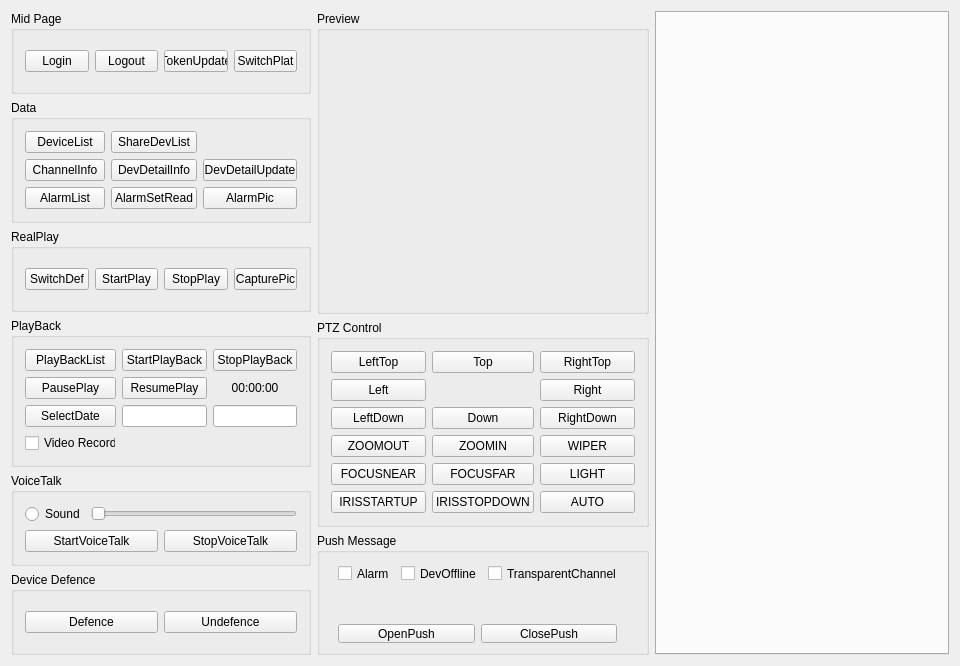
<?xml version="1.0" encoding="UTF-8"?>
<ui version="4.0">
 <class>MainWindow</class>
 <widget class="QWidget" name="MainWindow">
  <property name="geometry">
   <rect>
    <x>0</x>
    <y>0</y>
    <width>960</width>
    <height>666</height>
   </rect>
  </property>
  <property name="sizePolicy">
   <sizepolicy hsizetype="Preferred" vsizetype="Preferred">
    <horstretch>0</horstretch>
    <verstretch>0</verstretch>
   </sizepolicy>
  </property>
  <property name="windowTitle">
   <string>Open SDK Demo</string>
  </property>
  <layout class="QHBoxLayout" name="horizontalLayout_4">
   <item>
    <layout class="QVBoxLayout" name="verticalLayout">
     <property name="spacing">
      <number>6</number>
     </property>
     <property name="sizeConstraint">
      <enum>QLayout::SetMaximumSize</enum>
     </property>
     <item>
      <widget class="QGroupBox" name="groupBox_1">
       <property name="minimumSize">
        <size>
         <width>300</width>
         <height>0</height>
        </size>
       </property>
       <property name="maximumSize">
        <size>
         <width>300</width>
         <height>16777215</height>
        </size>
       </property>
       <property name="title">
        <string>Mid Page</string>
       </property>
       <layout class="QHBoxLayout" name="horizontalLayout_2">
        <item>
         <layout class="QHBoxLayout" name="horizontalLayout">
          <item>
           <widget class="QPushButton" name="loginButton">
            <property name="text">
             <string>Login</string>
            </property>
           </widget>
          </item>
          <item>
           <widget class="QPushButton" name="logoutButton">
            <property name="text">
             <string>Logout</string>
            </property>
           </widget>
          </item>
          <item>
           <widget class="QPushButton" name="pushButton">
            <property name="text">
             <string>TokenUpdate</string>
            </property>
           </widget>
          </item>
          <item>
           <widget class="QPushButton" name="SwitchPlat_Button">
            <property name="text">
             <string>SwitchPlat</string>
            </property>
           </widget>
          </item>
         </layout>
        </item>
       </layout>
      </widget>
     </item>
     <item>
      <widget class="QGroupBox" name="groupBox_2">
       <property name="maximumSize">
        <size>
         <width>300</width>
         <height>16777215</height>
        </size>
       </property>
       <property name="title">
        <string>Data</string>
       </property>
       <layout class="QGridLayout" name="gridLayout_3">
        <item row="0" column="0">
         <widget class="QPushButton" name="deviceListButton">
          <property name="text">
           <string>DeviceList</string>
          </property>
         </widget>
        </item>
        <item row="0" column="2">
         <widget class="QPushButton" name="shareDevListButton">
          <property name="text">
           <string>ShareDevList</string>
          </property>
         </widget>
        </item>
        <item row="5" column="0">
         <widget class="QPushButton" name="alarmListButton">
          <property name="text">
           <string>AlarmList</string>
          </property>
         </widget>
        </item>
        <item row="5" column="2">
         <widget class="QPushButton" name="setAlarmReadButton">
          <property name="text">
           <string>AlarmSetRead</string>
          </property>
         </widget>
        </item>
        <item row="5" column="3">
         <widget class="QPushButton" name="showAlarmPicButton">
          <property name="text">
           <string>AlarmPic</string>
          </property>
         </widget>
        </item>
        <item row="1" column="2">
         <widget class="QPushButton" name="getCameraInfoButton">
          <property name="text">
           <string>DevDetailInfo</string>
          </property>
         </widget>
        </item>
        <item row="1" column="3">
         <widget class="QPushButton" name="updateCameraInfoButton">
          <property name="text">
           <string>DevDetailUpdate</string>
          </property>
         </widget>
        </item>
        <item row="1" column="0">
         <widget class="QPushButton" name="deviceInfoButton">
          <property name="text">
           <string>ChannelInfo</string>
          </property>
         </widget>
        </item>
       </layout>
      </widget>
     </item>
     <item>
      <widget class="QGroupBox" name="groupBox_3">
       <property name="maximumSize">
        <size>
         <width>300</width>
         <height>16777215</height>
        </size>
       </property>
       <property name="title">
        <string>RealPlay</string>
       </property>
       <layout class="QHBoxLayout" name="horizontalLayout_3">
        <item>
         <widget class="QPushButton" name="switchVideoLevelButton">
          <property name="text">
           <string>SwitchDef</string>
          </property>
         </widget>
        </item>
        <item>
         <widget class="QPushButton" name="startRealPlayButton">
          <property name="text">
           <string>StartPlay</string>
          </property>
         </widget>
        </item>
        <item>
         <widget class="QPushButton" name="stopRealPlayButton">
          <property name="text">
           <string>StopPlay</string>
          </property>
         </widget>
        </item>
        <item>
         <widget class="QPushButton" name="capturePictureButton">
          <property name="text">
           <string>CapturePic</string>
          </property>
         </widget>
        </item>
       </layout>
      </widget>
     </item>
     <item>
      <widget class="QGroupBox" name="groupBox_4">
       <property name="maximumSize">
        <size>
         <width>300</width>
         <height>16777215</height>
        </size>
       </property>
       <property name="title">
        <string>PlayBack</string>
       </property>
       <layout class="QGridLayout" name="gridLayout">
        <item row="1" column="3">
         <widget class="QLabel" name="osdLabel">
          <property name="layoutDirection">
           <enum>Qt::LeftToRight</enum>
          </property>
          <property name="text">
           <string>00:00:00</string>
          </property>
          <property name="textFormat">
           <enum>Qt::AutoText</enum>
          </property>
          <property name="alignment">
           <set>Qt::AlignCenter</set>
          </property>
         </widget>
        </item>
        <item row="1" column="0">
         <widget class="QPushButton" name="pauseButton">
          <property name="text">
           <string>PausePlay</string>
          </property>
         </widget>
        </item>
        <item row="0" column="0">
         <widget class="QPushButton" name="playBackListButton">
          <property name="text">
           <string>PlayBackList</string>
          </property>
         </widget>
        </item>
        <item row="1" column="1">
         <widget class="QPushButton" name="resumeButton">
          <property name="text">
           <string>ResumePlay</string>
          </property>
         </widget>
        </item>
        <item row="0" column="1">
         <widget class="QPushButton" name="startPlayBackButton">
          <property name="text">
           <string>StartPlayBack</string>
          </property>
         </widget>
        </item>
        <item row="0" column="3">
         <widget class="QPushButton" name="stopPlayBackButton">
          <property name="text">
           <string>StopPlayBack</string>
          </property>
         </widget>
        </item>
        <item row="2" column="3">
         <widget class="QLineEdit" name="PbEndTime"/>
        </item>
        <item row="2" column="1">
         <widget class="QLineEdit" name="PbStartTime"/>
        </item>
        <item row="2" column="0">
         <widget class="QPushButton" name="setPlayBackTimeButton">
          <property name="text">
           <string>SelectDate</string>
          </property>
         </widget>
        </item>
        <item row="3" column="0">
         <widget class="QCheckBox" name="videoRecordBox">
          <property name="text">
           <string>Video Record</string>
          </property>
         </widget>
        </item>
       </layout>
      </widget>
     </item>
     <item>
      <widget class="QGroupBox" name="groupBox_5">
       <property name="maximumSize">
        <size>
         <width>300</width>
         <height>16777215</height>
        </size>
       </property>
       <property name="title">
        <string>VoiceTalk</string>
       </property>
       <layout class="QVBoxLayout" name="verticalLayout_3">
        <item>
         <layout class="QHBoxLayout" name="horizontalLayout_9">
          <item>
           <widget class="QRadioButton" name="switchSoundButton">
            <property name="text">
             <string>Sound</string>
            </property>
           </widget>
          </item>
          <item>
           <widget class="QSlider" name="setVolumeSlider">
            <property name="enabled">
             <bool>false</bool>
            </property>
            <property name="maximum">
             <number>99</number>
            </property>
            <property name="tracking">
             <bool>true</bool>
            </property>
            <property name="orientation">
             <enum>Qt::Horizontal</enum>
            </property>
            <property name="invertedAppearance">
             <bool>false</bool>
            </property>
            <property name="invertedControls">
             <bool>false</bool>
            </property>
            <property name="tickPosition">
             <enum>QSlider::NoTicks</enum>
            </property>
            <property name="tickInterval">
             <number>0</number>
            </property>
           </widget>
          </item>
         </layout>
        </item>
        <item>
         <layout class="QHBoxLayout" name="horizontalLayout_8">
          <item>
           <widget class="QPushButton" name="startVoiceTalkButton">
            <property name="text">
             <string>StartVoiceTalk</string>
            </property>
           </widget>
          </item>
          <item>
           <widget class="QPushButton" name="stopVoiceTalkButton">
            <property name="text">
             <string>StopVoiceTalk</string>
            </property>
           </widget>
          </item>
         </layout>
        </item>
       </layout>
      </widget>
     </item>
     <item>
      <widget class="QGroupBox" name="groupBox">
       <property name="title">
        <string>Device Defence</string>
       </property>
       <layout class="QGridLayout" name="gridLayout_4">
        <item row="0" column="1">
         <widget class="QPushButton" name="defenceOnButton">
          <property name="text">
           <string>Defence</string>
          </property>
         </widget>
        </item>
        <item row="0" column="2">
         <widget class="QPushButton" name="defenceOffButton">
          <property name="text">
           <string>Undefence</string>
          </property>
         </widget>
        </item>
       </layout>
      </widget>
     </item>
    </layout>
   </item>
   <item>
    <layout class="QVBoxLayout" name="verticalLayout_5">
     <property name="sizeConstraint">
      <enum>QLayout::SetMaximumSize</enum>
     </property>
     <item>
      <widget class="QGroupBox" name="groupBox_7">
       <property name="title">
        <string>Preview</string>
       </property>
       <layout class="QHBoxLayout" name="horizontalLayout_5">
        <property name="leftMargin">
         <number>3</number>
        </property>
        <property name="topMargin">
         <number>20</number>
        </property>
        <property name="rightMargin">
         <number>3</number>
        </property>
        <property name="bottomMargin">
         <number>20</number>
        </property>
        <item>
         <widget class="QWidget" name="previewWindow" native="true">
          <property name="minimumSize">
           <size>
            <width>320</width>
            <height>240</height>
           </size>
          </property>
          <property name="maximumSize">
           <size>
            <width>320</width>
            <height>240</height>
           </size>
          </property>
         </widget>
        </item>
       </layout>
      </widget>
     </item>
     <item>
      <widget class="QGroupBox" name="groupBox_8">
       <property name="sizePolicy">
        <sizepolicy hsizetype="Preferred" vsizetype="Preferred">
         <horstretch>0</horstretch>
         <verstretch>0</verstretch>
        </sizepolicy>
       </property>
       <property name="title">
        <string>PTZ Control</string>
       </property>
       <layout class="QGridLayout" name="gridLayout_2">
        <item row="3" column="1">
         <widget class="QPushButton" name="pushButton_ZoomIn">
          <property name="text">
           <string>ZOOMIN</string>
          </property>
         </widget>
        </item>
        <item row="2" column="2">
         <widget class="QPushButton" name="pushButton_DR">
          <property name="text">
           <string>RightDown</string>
          </property>
         </widget>
        </item>
        <item row="3" column="0">
         <widget class="QPushButton" name="pushButton_ZoomOut">
          <property name="text">
           <string>ZOOMOUT</string>
          </property>
         </widget>
        </item>
        <item row="2" column="0">
         <widget class="QPushButton" name="pushButton_DL">
          <property name="text">
           <string>LeftDown</string>
          </property>
         </widget>
        </item>
        <item row="4" column="0">
         <widget class="QPushButton" name="pushButton_FocusNear">
          <property name="text">
           <string>FOCUSNEAR</string>
          </property>
         </widget>
        </item>
        <item row="4" column="1">
         <widget class="QPushButton" name="pushButton_FocusFar">
          <property name="text">
           <string>FOCUSFAR</string>
          </property>
         </widget>
        </item>
        <item row="0" column="2">
         <widget class="QPushButton" name="pushButton_UR">
          <property name="text">
           <string>RightTop</string>
          </property>
         </widget>
        </item>
        <item row="0" column="1">
         <widget class="QPushButton" name="pushButton_U">
          <property name="text">
           <string>Top</string>
          </property>
         </widget>
        </item>
        <item row="3" column="2">
         <widget class="QPushButton" name="pushButton_Wiper">
          <property name="text">
           <string>WIPER</string>
          </property>
         </widget>
        </item>
        <item row="4" column="2">
         <widget class="QPushButton" name="pushButton_Light">
          <property name="text">
           <string>LIGHT</string>
          </property>
         </widget>
        </item>
        <item row="0" column="0">
         <widget class="QPushButton" name="pushButton_UL">
          <property name="text">
           <string>LeftTop</string>
          </property>
         </widget>
        </item>
        <item row="1" column="0">
         <widget class="QPushButton" name="pushButton_L">
          <property name="text">
           <string>Left</string>
          </property>
         </widget>
        </item>
        <item row="1" column="2">
         <widget class="QPushButton" name="pushButton_R">
          <property name="text">
           <string>Right</string>
          </property>
         </widget>
        </item>
        <item row="2" column="1">
         <widget class="QPushButton" name="pushButton_D">
          <property name="text">
           <string>Down</string>
          </property>
         </widget>
        </item>
        <item row="5" column="0">
         <widget class="QPushButton" name="pushButton_IrisStart">
          <property name="text">
           <string>IRISSTARTUP</string>
          </property>
         </widget>
        </item>
        <item row="5" column="1">
         <widget class="QPushButton" name="pushButton_IrisStop">
          <property name="text">
           <string>IRISSTOPDOWN</string>
          </property>
         </widget>
        </item>
        <item row="5" column="2">
         <widget class="QPushButton" name="pushButton_Auto">
          <property name="text">
           <string>AUTO</string>
          </property>
         </widget>
        </item>
       </layout>
      </widget>
     </item>
     <item>
      <widget class="QGroupBox" name="groupBox_10">
       <property name="layoutDirection">
        <enum>Qt::LeftToRight</enum>
       </property>
       <property name="title">
        <string>Push Message</string>
       </property>
       <widget class="QWidget" name="horizontalLayoutWidget">
        <property name="geometry">
         <rect>
          <x>10</x>
          <y>20</y>
          <width>301</width>
          <height>41</height>
         </rect>
        </property>
        <layout class="QHBoxLayout" name="horizontalLayout_10">
         <item>
          <widget class="QCheckBox" name="pushAlarmCheckBox">
           <property name="text">
            <string>Alarm</string>
           </property>
          </widget>
         </item>
         <item>
          <widget class="QCheckBox" name="pushDevStatusCheckBox">
           <property name="text">
            <string>DevOffline</string>
           </property>
          </widget>
         </item>
         <item>
          <widget class="QCheckBox" name="pushTransparentChannelCheckBox">
           <property name="text">
            <string>TransparentChannel</string>
           </property>
          </widget>
         </item>
        </layout>
       </widget>
       <widget class="QWidget" name="horizontalLayoutWidget_2">
        <property name="geometry">
         <rect>
          <x>10</x>
          <y>80</y>
          <width>301</width>
          <height>41</height>
         </rect>
        </property>
        <layout class="QHBoxLayout" name="horizontalLayout_11">
         <item>
          <widget class="QPushButton" name="startPushRecvButton">
           <property name="text">
            <string>OpenPush</string>
           </property>
          </widget>
         </item>
         <item>
          <widget class="QPushButton" name="stopPushRecvButton">
           <property name="text">
            <string>ClosePush</string>
           </property>
          </widget>
         </item>
        </layout>
       </widget>
      </widget>
     </item>
    </layout>
   </item>
   <item>
    <widget class="QTabWidget" name="tabWidget">
     <property name="enabled">
      <bool>true</bool>
     </property>
     <property name="sizePolicy">
      <sizepolicy hsizetype="Expanding" vsizetype="Expanding">
       <horstretch>0</horstretch>
       <verstretch>0</verstretch>
      </sizepolicy>
     </property>
     <property name="currentIndex">
      <number>-1</number>
     </property>
    </widget>
   </item>
  </layout>
 </widget>
 <layoutdefault spacing="6" margin="11"/>
 <resources/>
 <connections/>
</ui>
